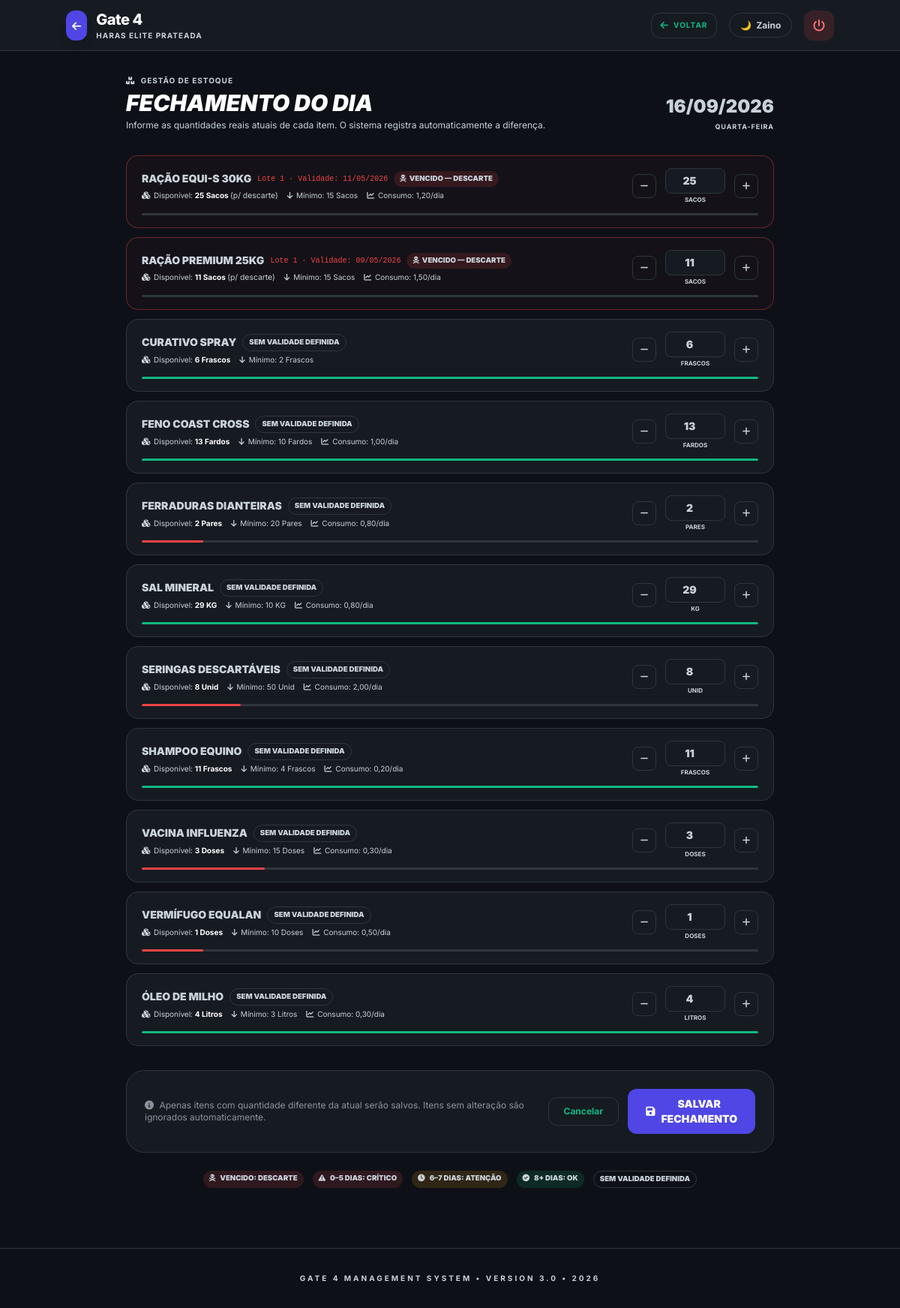
The page /estoque/fechamento/ (signed in) on the database its author committed.
### gateagora/models.py (models this page shows, shortened)
class Empresa(models.Model):
    nome = models.CharField(max_length=100)
    logo = models.ImageField(upload_to='logos/', null=True, blank=True)
    cnpj = models.CharField(max_length=18, blank=True, null=True, help_text="CNPJ da Unidade")
    cidade = models.CharField(max_length=100, default="Cidade Exemplo")
    slug = models.SlugField(
        unique=True,
        help_text="Identificador único na URL (ex: haras-santa-fe)"
    )
    class Meta:
        indexes = [models.Index(fields=["slug"])]
        verbose_name = "Empresa 🏢"
        verbose_name_plural = "Empresas 🏢"

class ItemEstoque(models.Model):
    empresa = models.ForeignKey(Empresa, on_delete=models.CASCADE)
    nome = models.CharField(max_length=100)
    fornecedor_padrao = models.ForeignKey(
        'Fornecedor',
        on_delete=models.SET_NULL,
        null=True,
        blank=True,
        verbose_name="Fornecedor Padrão"
    )
    alerta_minimo = models.IntegerField(default=5)
    unidade = models.CharField(
        max_length=20,
        default="Unidade",
        help_text="Ex: KG, Sacos, Fardos"
    )
    fornecedor_contato = models.CharField(max_length=20, blank=True, verbose_name="Telefone do Fornecedor")
    lote_economico = models.IntegerField(
        default=0,
        blank=True,
        help_text="Quantidade padrão a pedir ao fornecedor"
    )
    consumo_diario = models.DecimalField(
        max_digits=6,
        decimal_places=2,
        default=0,
        help_text="Consumo médio diário (para calcular dias restantes)"
    )
    quantidade_atual = models.IntegerField(default=0)
    class Meta:
        indexes = [
            models.Index(fields=["empresa", "nome"]),
            models.Index(fields=["empresa", "quantidade_atual"]),
        ]
        verbose_name = "Item de Estoque 📦"
        verbose_name_plural = "Item estoques 📦"
    @property
    def quantidade_valida(self):
        hoje = timezone.localdate()
        lotes_ativos = self.lotes.filter(ativo=True)
        if not lotes_ativos.exists():
            return Decimal(str(self.quantidade_atual))
        resultado = lotes_ativos.filter(
            Q(data_validade__isnull=True) | Q(data_validade__gte=hoje)
        ).aggregate(total=Sum('quantidade'))['total']
        return Decimal(str(resultado or 0))

class LoteEstoque(models.Model):
    item = models.ForeignKey(
        'ItemEstoque',
        on_delete=models.CASCADE,
        related_name='lotes',
        verbose_name="Item de Estoque"
    )
    quantidade    = models.DecimalField(max_digits=10, decimal_places=2)
    data_validade = models.DateField(null=True, blank=True)
    data_entrada  = models.DateField(auto_now_add=True)
    numero_lote   = models.CharField(max_length=50, blank=True)
    ativo         = models.BooleanField(default=True)
    streak_atual  = models.PositiveIntegerField(default=0, verbose_name="Sequência Atual")
    melhor_streak = models.PositiveIntegerField(default=0, verbose_name="Melhor Sequência")
    class Meta:
        verbose_name        = "Lote de Estoque 🏷️"
        verbose_name_plural = "Lotes de Estoque 🏷️"
        ordering            = ["data_validade", "data_entrada"]
        indexes             = [models.Index(fields=["item", "data_validade", "ativo"])]

### gateagora/views.py (the view)
# urls.py: path('estoque/fechamento/',        views.fechamento_dia,     name='fechamento_dia'),
@login_required
def fechamento_dia(request):
    empresa = getattr(request, "empresa", request.user.perfil.empresa)
    hoje = timezone.localdate()
    itens_qs = (
        ItemEstoque.objects
        .filter(empresa=empresa)
        .prefetch_related('lotes')
    )
    itens_com_ajuste_hoje = set(
        MovimentacaoEstoque.objects
        .filter(empresa=empresa, data=hoje, tipo="ajuste")
        .values_list("item_id", flat=True)
    )
    for item in itens_qs:
        lotes_ativos = item.lotes.filter(ativo=True)
        lote = (
            lotes_ativos
            .exclude(data_validade__isnull=True)
            .order_by("data_validade")
            .first()
        )
        item.lote_numero  = lote.numero_lote if lote else None
        item.data_validade = lote.data_validade if lote else None
        item.esta_vencido = lotes_ativos.filter(
            data_validade__lt=hoje
        ).exists()
        datas_futuras = lotes_ativos.filter(
            data_validade__gte=hoje
        ).values_list("data_validade", flat=True)
        if datas_futuras:
            item.dias_para_vencer_calc = (min(datas_futuras) - hoje).days
        else:
            item.dias_para_vencer_calc = None
        item.quantidade_valida_calc = (
            lotes_ativos
            .filter(data_validade__gte=hoje)
            .aggregate(total=Sum("quantidade"))["total"] or 0
        )
        item.quantidade_atual_calc = (
            lotes_ativos
            .aggregate(total=Sum("quantidade"))["total"] or 0
        )
        item.ajuste_feito_hoje = item.id in itens_com_ajuste_hoje
    def _sort_key(item):
        if item.esta_vencido:
            return (0, 0, item.nome)
        if item.dias_para_vencer_calc is not None:
            return (1, item.dias_para_vencer_calc, item.nome)
        return (2, 9999, item.nome)
    itens = sorted(itens_qs, key=_sort_key)
    context = {
        "brand_name": BRAND_NAME,
        "empresa": empresa,
        "hoje": hoje,
        "itens": itens,
    }
    return render(request, "gateagora/fechamento_estoque.html", context)

### gateagora/templates/gateagora/fechamento_estoque.html (shortened to what this page needs)
{% load static %}
<!DOCTYPE html>
<html lang="pt-br">
<head>
  <script src="https://cdn.tailwindcss.com"></script>
  <link rel="stylesheet" href="https://cdnjs.cloudflare.com/ajax/libs/font-awesome/6.0.0/css/all.min.css"/>
  <link rel="stylesheet" href="{% static 'css/themes.css' %}">
</head>
<body>
<nav class="glass sticky top-0 z-50 px-6 py-3">
  <div class="container mx-auto flex justify-between items-center">
    <a href="{% url 'dashboard' %}" class="flex items-center gap-3 group">
      <div class="bg-indigo-600 p-2 rounded-xl shadow-lg group-hover:bg-indigo-700 transition">
        <i class="fa-solid fa-arrow-left text-white text-sm"></i>
      </div>
      <div>
        <h1 class="text-xl font-extrabold tracking-tight" style="color:var(--text-strong)">{{ brand_name|default:"Gate 4" }}</h1>
        <p class="text-[10px] font-bold uppercase tracking-widest" style="color:var(--text-muted)">{{ empresa.nome }}</p>
      </div>
    </a>
    <div class="flex items-center gap-4">
      <a href="{% url 'dashboard' %}"
         class="text-[10px] font-bold uppercase tracking-widest flex items-center gap-1.5 px-3 py-2 rounded-xl transition"
         style="background-color:var(--card-bg-alt);color:var(--text-muted);border:1px solid var(--border);">
        <i class="fa-solid fa-arrow-left text-xs"></i> Voltar
      </a>
      <button onclick="toggleHorseTheme()"
              style="background-color:var(--card-bg);border:1px solid var(--border);color:var(--text-main);padding:0.4rem 0.85rem;border-radius:9999px;display:flex;align-items:center;gap:0.4rem;font-size:0.75rem;font-weight:700;cursor:pointer;">
        <span id="theme-icon">🌙</span>
        <span id="theme-name">Zaino</span>
      </button>
      <form action="{% url 'logout' %}" method="post">
        <button type="submit" class="h-10 w-10 rounded-xl flex items-center justify-center transition group"
                style="background-color:rgba(239,68,68,0.15);color:#f87171;">
          <i class="fa-solid fa-power-off group-hover:rotate-90 transition duration-300"></i>
        </button>
      </form>
    </div>
  </div>
</nav>
<div class="container mx-auto px-4 py-8 max-w-4xl">
  <div class="mb-8 flex flex-col md:flex-row md:items-end md:justify-between gap-4">
    <div>
      <p class="text-[10px] font-bold uppercase tracking-widest mb-1" style="color:var(--indigo-text)">
        <i class="fa-solid fa-boxes-stacked mr-1"></i> Gestão de Estoque
      </p>
      <h2 class="text-3xl font-black uppercase italic" style="color:var(--text-strong)">Fechamento do Dia</h2>
      <p class="text-xs mt-1" style="color:var(--text-muted)">
        Informe as quantidades reais atuais de cada item. O sistema registra automaticamente a diferença.
      </p>
    </div>
    <div class="flex flex-col items-end gap-1">
      <span class="text-2xl font-black" style="color:var(--text-strong)">{{ hoje|date:"d/m/Y" }}</span>
      <span class="text-[9px] font-bold uppercase tracking-widest" style="color:var(--text-muted)">{{ hoje|date:"l" }}</span>
    </div>
  </div>
  <form action="{% url 'salvar_fechamento' %}" method="post">
    <div class="space-y-3 mb-8">
      {% for item in itens %}
      <div class="item-fechamento {% if item.ajuste_feito_hoje %}ajustado{% endif %}{% if item.esta_vencido %} vencido{% endif %}"
           id="item-row-{{ item.id }}">
        <div class="flex flex-col md:flex-row md:items-center gap-4">
          <div class="flex-1 min-w-0">
            <div class="flex items-center gap-2 flex-wrap">
              <span class="text-sm font-black uppercase" style="color:var(--text-strong)">{{ item.nome }}</span>
              {% for lote in item.lotes.all %}
                {% if lote.ativo %}
                  <div class="text-[10px] font-mono"
                       style="color:{% if lote.data_validade and lote.data_validade < hoje %}#ef4444{% else %}var(--text-muted){% endif %}">
                    Lote {{ lote.numero_lote|default:"—" }} · Validade:
                    {{ lote.data_validade|date:"d/m/Y"|default:"—" }}
                  </div>
                {% endif %}
              {% endfor %}
              {% if item.esta_vencido %}
                <span class="badge-dias badge-dias-critico">
                  <i class="fa-solid fa-skull-crossbones mr-0.5"></i> VENCIDO — DESCARTE
                </span>
              {% else %}
                <span class="badge-dias badge-dias-none">sem validade definida</span>
              {% endif %}
            </div>
            <div class="flex items-center gap-3 mt-1 text-[10px]" style="color:var(--text-muted)">
              <span>
                <i class="fa-solid fa-cubes mr-0.5"></i>
                Disponível:
                <strong style="color:{% if item.esta_vencido %}#ef4444{% else %}var(--text-main){% endif %}">
                  {{ item.quantidade_atual }} {{ item.unidade }}
                </strong>
                {% if item.esta_vencido %}
                  <span style="color:#ef4444;font-size:0.65rem;">(p/ descarte)</span>
                {% endif %}
              </span>
              <span>
                <i class="fa-solid fa-arrow-down mr-0.5"></i>
                Mínimo: {{ item.alerta_minimo }} {{ item.unidade }}
              </span>
              {% if item.consumo_diario %}
              <span>
                <i class="fa-solid fa-chart-line mr-0.5"></i>
                Consumo: {{ item.consumo_diario }}/dia
              </span>
              {% endif %}
            </div>
          </div>
          <div class="flex items-center gap-3 flex-shrink-0">
            <button type="button" class="btn-ajuste menos"
                    onclick="ajustarQtd({{ item.id }}, -1)" title="Reduzir 1">
              <i class="fa-solid fa-minus text-xs"></i>
            </button>
            <div class="flex flex-col items-center gap-0.5">
              <input type="number"
                     id="qtd-{{ item.id }}"
                     name="qtd_{{ item.id }}"
                     value="{{ item.quantidade_atual }}"
                     min="0"
                     class="w-20 py-1.5 text-sm font-black"
                     oninput="marcarAlterado({{ item.id }}, {{ item.quantidade_atual }})"
                     title="Quantidade atual de {{ item.nome }}">
              <span class="text-[8px] font-bold uppercase" style="color:var(--text-muted)">{{ item.unidade }}</span>
            </div>
            <button type="button" class="btn-ajuste mais"
                    onclick="ajustarQtd({{ item.id }}, 1)" title="Aumentar 1">
              <i class="fa-solid fa-plus text-xs"></i>
            </button>
          </div>
        </div>
        <div class="mt-3" id="progress-container-{{ item.id }}">
          {% if item.alerta_minimo > 0 %}
          <div class="w-full rounded-full overflow-hidden" style="height:3px;background-color:var(--border);">
            <div id="progress-bar-{{ item.id }}"
                 class="h-full rounded-full transition-all duration-300"
                 style="width: {% widthratio item.quantidade_valida item.alerta_minimo 100 %}%;
                        max-width:100%;
                        background-color:
                          {% if item.esta_vencido %}#ef4444
                          {% elif item.quantidade_valida <= item.alerta_minimo %}#ef4444
                          {% elif item.dias_para_vencer_calc is not None and item.dias_para_vencer_calc <= 7 %}#f59e0b
                          {% else %}#10b981{% endif %};">
            </div>
          </div>
          {% endif %}
        </div>
      </div>
      {% endfor %}
    </div>
    {% if itens %}
    <div class="card-static p-6 flex flex-col md:flex-row items-center justify-between gap-4">
      <div class="text-xs" style="color:var(--text-muted)">
        <i class="fa-solid fa-circle-info mr-1"></i>
        Apenas itens com quantidade diferente da atual serão salvos.
        Itens sem alteração são ignorados automaticamente.
      </div>
      <div class="flex items-center gap-3">
        <a href="{% url 'dashboard' %}"
           class="text-xs font-bold px-5 py-2.5 rounded-xl transition"
           style="background-color:var(--card-bg-alt);color:var(--text-muted);border:1px solid var(--border);">
          Cancelar
        </a>
        <button type="submit"
                class="flex items-center gap-2 text-sm font-black uppercase px-6 py-2.5 rounded-xl transition"
                style="background-color:#4f46e5;color:#fff;"
                onmouseover="this.style.backgroundColor='#4338ca';"
                onmouseout="this.style.backgroundColor='#4f46e5';">
          <i class="fa-solid fa-floppy-disk"></i> Salvar Fechamento
        </button>
      </div>
    </div>
    {% endif %}
  </form>
  <div class="mt-6 flex flex-wrap gap-3 justify-center">
    <span class="badge-dias badge-dias-critico"><i class="fa-solid fa-skull-crossbones mr-1"></i> Vencido: descarte</span>
    <span class="badge-dias badge-dias-critico"><i class="fa-solid fa-triangle-exclamation mr-1"></i> 0–5 dias: crítico</span>
    <span class="badge-dias badge-dias-atencao"><i class="fa-solid fa-clock mr-1"></i> 6–7 dias: atenção</span>
    <span class="badge-dias badge-dias-ok"><i class="fa-solid fa-circle-check mr-1"></i> 8+ dias: ok</span>
    <span class="badge-dias badge-dias-none">sem validade definida</span>
  </div>
</div>
<footer class="mt-12 py-8 text-center">
  <p class="text-[10px] font-bold uppercase tracking-[0.3em]" style="color:var(--text-muted)">Gate 4 Management System &bull; Version 3.0 &bull; 2026</p>
</footer>
</body>
</html>

### rows shown on the page
Empresa: nome "HARAS ELITE PRATEADA"
ItemEstoque: nome "RAÇÃO EQUI-S 30KG", shows "VENCIDO — DESCARTE", quantidade_atual "25", unidade "Sacos", shows "(p/ descarte)", alerta_minimo "15", consumo_diario "1,20", unidade "SACOS"
LoteEstoque: numero_lote "1", data_validade "11/05/2026"
ItemEstoque: nome "RAÇÃO PREMIUM 25KG", shows "VENCIDO — DESCARTE", quantidade_atual "11", unidade "Sacos", shows "(p/ descarte)", alerta_minimo "15", consumo_diario "1,50", unidade "SACOS"
LoteEstoque: numero_lote "1", data_validade "09/05/2026"
ItemEstoque: nome "CURATIVO SPRAY", shows "SEM VALIDADE DEFINIDA", quantidade_atual "6", unidade "Frascos", alerta_minimo "2", unidade "FRASCOS"
ItemEstoque: nome "FENO COAST CROSS", shows "SEM VALIDADE DEFINIDA", quantidade_atual "13", unidade "Fardos", alerta_minimo "10", consumo_diario "1,00", unidade "FARDOS"
ItemEstoque: nome "FERRADURAS DIANTEIRAS", shows "SEM VALIDADE DEFINIDA", quantidade_atual "2", unidade "Pares", alerta_minimo "20", consumo_diario "0,80", id "2", unidade "PARES"
ItemEstoque: nome "SAL MINERAL", shows "SEM VALIDADE DEFINIDA", quantidade_atual "29", unidade "KG", alerta_minimo "10", consumo_diario "0,80"
ItemEstoque: nome "SERINGAS DESCARTÁVEIS", shows "SEM VALIDADE DEFINIDA", quantidade_atual "8", unidade "Unid", alerta_minimo "50", consumo_diario "2,00", unidade "UNID"
ItemEstoque: nome "SHAMPOO EQUINO", shows "SEM VALIDADE DEFINIDA", quantidade_atual "11", unidade "Frascos", alerta_minimo "4", consumo_diario "0,20", unidade "FRASCOS"
ItemEstoque: nome "VACINA INFLUENZA", shows "SEM VALIDADE DEFINIDA", quantidade_atual "3", unidade "Doses", alerta_minimo "15", consumo_diario "0,30", unidade "DOSES"
ItemEstoque: nome "VERMÍFUGO EQUALAN", shows "SEM VALIDADE DEFINIDA", quantidade_atual "1", unidade "Doses", alerta_minimo "10", consumo_diario "0,50", id "1", unidade "DOSES"
ItemEstoque: nome "ÓLEO DE MILHO", shows "SEM VALIDADE DEFINIDA", quantidade_atual "4", unidade "Litros", alerta_minimo "3", consumo_diario "0,30", unidade "LITROS"

### other values the page prints
{{ brand_name|default:"Gate 4" }} "Gate 4"
{{ hoje|date:"d/m/Y" }} "16/09/2026"
{{ hoje|date:"l" }} "QUARTA-FEIRA"
